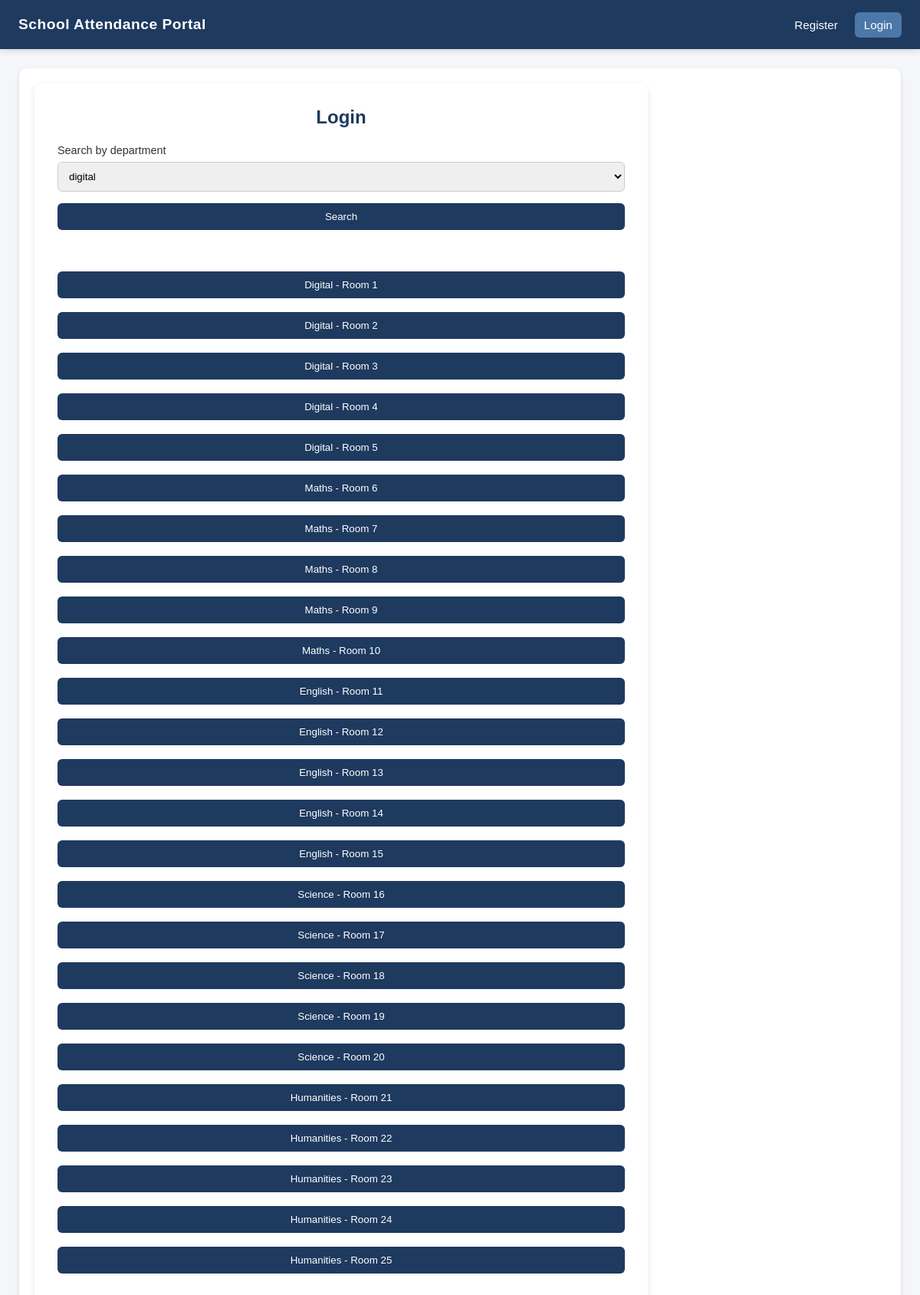
Screenshot of /rooms with the database file from the repository.
### tables this page shows
CREATE TABLE "room"
(
    room_number   INTEGER not null
        constraint room_pk
            primary key autoincrement,
    department_id integer
        constraint room_department_department_id_fk
            references department,
    capacity      integer default 24
);

CREATE TABLE "department"
(
    department_id   INTEGER     not null
        primary key autoincrement,
    department_name varchar(45) not null
);

### app.py (the view)
@app.route("/rooms", methods=["GET","POST"])
def rooms():
    if request.method == "GET":
        from libraries.tools.admin import get_rooms, get_departments
        room_list = get_rooms()
        department_list = get_departments()
        return render_template("room_list.html", room_list = room_list, department_list = department_list)
    else:
        department_id = request.form.get("department")
        return redirect(f"/rooms/department_id={department_id}")

### app.py (called while the page is built)
@app.before_request
def before_request():
    if "logged_in" not in session.keys():
        session["logged_in"] = 0

### libraries/tools/admin.py (called while the page is built)
def get_rooms():
    from libraries.tools.database import execute_query_all
    query = ("SELECT room_number, department_name FROM room, department "
             "WHERE room.department_id = department.department_id")
    rooms = execute_query_all(query, ())
    return rooms

def get_departments():
    from libraries.tools.database import execute_query_all
    query = "SELECT * FROM department"
    departments = execute_query_all(query, ())
    return departments

### libraries/tools/database.py (called while the page is built)
def execute_query_all(query,params):
    conn = sqlite3.connect("database.db")
    cur = conn.cursor()
    cur.execute(query,params)
    rows = cur.fetchall()
    return rows

### templates/room_list.html
{% extends 'base.html' %}
{% block content %}
    <div class="card">
        <h2>Login</h2>
        <form method="POST">
            <label>Search by department
                <select name="department">
                    {% for department in department_list %}
                        <option value="{{ department[0] }}">{{ department[1] }}</option>
                    {% endfor %}
                </select>
                <button type="submit">Search</button>
            </label>
        </form>
        <br/>
        <br/>
        <br/>
        {% for room in room_list %}
            <a href="rooms/room={{ room[0] }}" >
                <button>{{ room[1].capitalize() }} - Room {{ room[0] }}</button>
            </a>
            <br/>
            <br/>
        {% endfor %}
    </div>
{% endblock %}

### static/css/style.css (style rules this page uses)
* { margin: 0; padding: 0; box-sizing: border-box; font-family: Arial, sans-serif; }
body { background: #f4f6f9; }
.card { background: white; padding: 30px; width: 100%; max-width: 800px; border-radius: 10px; box-shadow: 0 3px 10px rgba(0, 0, 0, 0.1); }
h2 { text-align: center; margin-bottom: 20px; color: #1e3a5f; }
label { font-size: 0.9rem; color: #333; }
input, select { width: 100%; padding: 10px; margin: 6px 0 15px; border: 1px solid #ccc; border-radius: 6px; }
button { width: 100%; padding: 10px; background: #1e3a5f; color: white; border: none; border-radius: 6px; cursor: pointer; }

### rows the page displays
room: department_name "Digital", room_number "1"
room: department_name "Digital", room_number "2"
room: department_name "Digital", room_number "3"
room: department_name "Digital", room_number "4"
room: department_name "Digital", room_number "5"
room: department_name "Maths", room_number "6"
room: department_name "Maths", room_number "7"
room: department_name "Maths", room_number "8"
room: department_name "Maths", room_number "9"
room: department_name "Maths", room_number "10"
room: department_name "English", room_number "11"
room: department_name "English", room_number "12"
room: department_name "English", room_number "13"
room: department_name "English", room_number "14"
room: department_name "English", room_number "15"
room: department_name "Science", room_number "16"
room: department_name "Science", room_number "17"
room: department_name "Science", room_number "18"
room: department_name "Science", room_number "19"
room: department_name "Science", room_number "20"
room: department_name "Humanities", room_number "21"
room: department_name "Humanities", room_number "22"
room: department_name "Humanities", room_number "23"
room: department_name "Humanities", room_number "24"
room: department_name "Humanities", room_number "25"

### other values shown
form field department "digital"
